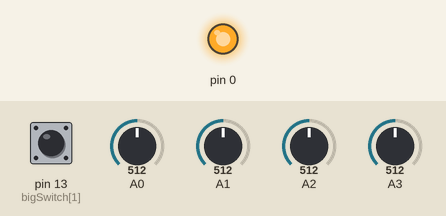
Recording of a sketch running on a simulated Arduino Leonardo, built with avr-gcc and run on an emulated ATmega32U4. On the bench: output pins drawn as LEDs (lit = HIGH). Wiring (inferred from the names in the program): 5×5 keypad: rows pin 2, pin 3, pin 4, pin 5, pin 6; columns pin 7, pin 8, pin 9, pin 10, pin 11. The inputs (shaded band) are chosen by the test bench; at power-on: pin 13 (bigSwitch[1]) HIGH, A0 = 512, A1 = 512, A2 = 512, A3 = 512. USB keyboard and mouse output is not drawn; what the sketch prints to the serial monitor is not drawn.

Above: at 0.1 s.
Timing chart, 0 to 1.6 s (numbered marks = the images above):
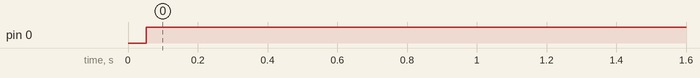

Measured:
- by itself, pin 0: LOW → HIGH at 0.05 s

The sketch:

button_box.ino
```cpp
#include <Joystick.h>

//These pins probably aren't correct.
//Need to do some trial and error with the board.
//Also, row and col might need to be reversed. This will all become clear
//when I get everything actually hooked up to the board.
const int rowPin[] = {2,3,4,5,6};
const int colPin[] = {7,8,9,10,11};
const int bigSwitch[] = {12,13};

//This button list may need to be adjusted based
//upon what buttons I want to be what.
//Actually, I'm sure of it.
const int buttonList[5][5] = {{0,1,2,3,4},
                            {5,6,7,8,9},
                            {10,11,12,13,14},
                            {15,16,17,18,19},
                            {20,21,22,23,99}};
const int bigSwitchButtonAssignment[2] = {24, 25};

#define ROT_MIN 0
#define ROT_MAX 1023
#define BOUNCE_INTERVAL 50
#define ANALOG_BOUNCE_INTERVAL 20 //may not need this

unsigned int buttonState[5][5] = {{0,0,0,0,0},
                        {0,0,0,0,0},
                        {0,0,0,0,0},
                        {0,0,0,0,0},
                        {0,0,0,0,0}};

unsigned int bigSwitchButtonState[2] = {0,0};
unsigned int axisValue[4] = {0,0,0,0};
unsigned long currentMillis = 0;
unsigned long lastBounce = 0;

Joystick_ Joystick(JOYSTICK_DEFAULT_REPORT_ID,JOYSTICK_TYPE_MULTI_AXIS,26,
          0,false,false,true,true,true,true,false,false,false,false,false);

//TODO: Get bounce working. Thinking of only polling switches once per\
//    BOUNCE_INTERVAL, instead of keeping track of when each button was pushed.
//    Might wind up being less than optimal, but if it doesn't work I can always
//    write a more granular anti-bounce.

void setup() {
  Serial.begin(9600);
  Serial.println("***Begin***");
  //set initial pin states from pin arrays
  for(int i=0; i < sizeof(rowPin); i++){
    pinMode(rowPin[i], OUTPUT);
  }
  for(int i=0; i < sizeof(colPin); i++){
    pinMode(colPin[i], INPUT_PULLUP);
  }
  pinMode(A0, INPUT);
  pinMode(A1, INPUT);
  pinMode(A2, INPUT);
  pinMode(A3, INPUT);
  Joystick.begin();

  Joystick.setRxAxisRange(ROT_MIN, ROT_MAX);
  Joystick.setRyAxisRange(ROT_MIN, ROT_MAX);
  Joystick.setRzAxisRange(ROT_MIN, ROT_MAX);
  Joystick.setZAxisRange(ROT_MIN, ROT_MAX); //have to use a linear axis for rot4

}

//TODO:
//  Set up states for checking previous button state, and send a pressButton or releaseButton
//  event based upon the previous state. Then update the previous state with the current one.

void loop() {
  //The thought here is to check for a time delta before checking button states.
  //This SHOULD mitigate any bounces.
  currentMillis = millis();
  char pressedButtonList = "";
  int currentButtonState = 0;

  //Check if interval is good, then step through the row pin, activate the row,
  //then step through the column pins and check for a signal.
  //This will then update the button state array based upon the read data.
  if(currentMillis - lastBounce >= BOUNCE_INTERVAL)
  {
    for(int i=0; i < sizeof(rowPin); i++)
    {
      digitalWrite(rowPin[i], HIGH);
      for(int j=0; j < sizeof(colPin); j++)
      {
        currentButtonState = digitalRead(colPin[j]);
        if(currentButtonState == LOW && buttonState[i][j] == 0)
        {
          Joystick.pressButton(buttonList[i][j]);
          buttonState[i][j] = 1;
          //pressedButtonList = pressedButtonList + ", " + buttonList[i][j];
          //Serial.println(String(currentMillis) + " -- " + String(buttonList[i][j]) + " has been pressed.");
        }
        else if(currentButtonState == HIGH && buttonState[i][j] == 1)
        {
          Joystick.releaseButton(buttonList[i][j]);
          //Serial.println(String(currentMillis) + " -- " + String(buttonList[i][j]) + " has been released.");
          buttonState[i][j] = 0;
        }
      }
    }


//The big switch. Not part of the matrix. Gotta be separate.
    for(int p = 1; p < sizeof(bigSwitchButtonAssignment); p++)
    {
      currentButtonState = digitalRead(bigSwitch[p]);
      if(currentButtonState == HIGH && bigSwitchButtonState[p] == 0)
      {
        Joystick.releaseButton(bigSwitchButtonAssignment[p]);
        bigSwitchButtonState[p] = 1;
      }
      else if(currentButtonState == LOW && bigSwitchButtonState[p] == 1)
      {
        Joystick.pressButton(bigSwitchButtonAssignment[p]);
        bigSwitchButtonState[p] = 0;
      }
    }
    lastBounce = currentMillis;
  }

  //Set all analog axes. This may need bounce protection, as well,
  //expecially if the pots are noisy. Hell, I may need to set some guard rails
  //regarding change, but I'd rather not if I don't have to.
  Joystick.setRxAxis(analogRead(A0));
  Joystick.setRyAxis(analogRead(A1));
  Joystick.setRzAxis(analogRead(A2));
  Joystick.setZAxis(analogRead(A3));

  //Serial.println(pressedButtonList);
  Serial.println(String(currentMillis) + " -- " + String(analogRead(A0)) + ", " + String(analogRead(A1))
                 + ", " + String(analogRead(A2)) + ", " + String(analogRead(A3)));
  //Serial.println(String(currentMillis) + " -- " + String(analogRead(A1)));
  //Serial.println(String(currentMillis) + " -- " + String(analogRead(A2)));
  //Serial.println(String(currentMillis) + " -- " + String(analogRead(A3)));
}
```
